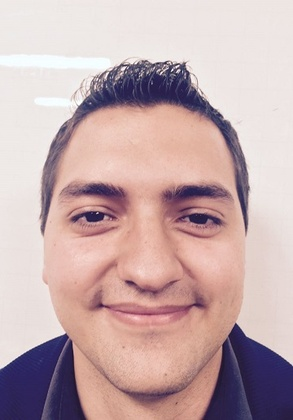
%> input picture Interpolacion/dani.jpg, 293 x 420 px, shrunk from 360 x 516 before the run
$ octave lagrange.m   (GNU Octave 9; MATLAB toolbox functions it lacks are replaced by stand-ins)
%> lines starting %> are read from the running program, lines starting %| are printed output that depends on the picture
clc
clear
fprintf('Intepolaci髇 \n');
fprintf('Polinomio De Lagrange \n\n\n');

image = imread('dani.jpg');
%> image is the input picture: size 420x293x3 uint8; mean R, G, B 197.3, 172.1, 173.2

f_r = image(:,:,1);
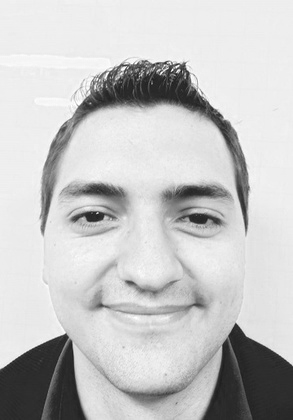
%> f_r: size 420x293 uint8; min 20, max 255, mean 197.3
f_g = image(:,:,2);
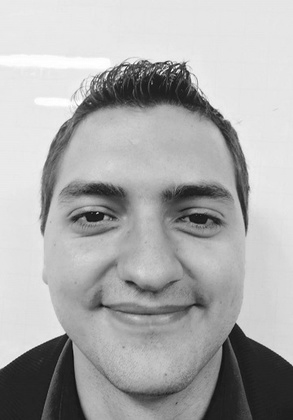
%> f_g: size 420x293 uint8; min 12, max 255, mean 172.1
f_b = image(:,:,3);
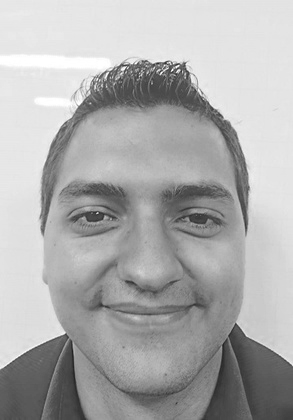
%> f_b: size 420x293 uint8; min 31, max 255, mean 173.2


% [71 lines left out: functions ordenarMatriz, hallarMinimos, hallarS, not called in this run]

[g,h] = size(f_r);
%> g = 420; h = 293

for i=1:g-1
  for j=1:h-1
    if(f_r(i,j) == 100)
       xs1= (f_r(i,j-8:j));
       xs=xs1';

      % f_r(i,j) = hallarS(xs);
       disp(f_r(i,j));
    end
  end


end
%> after the loop, xs = [45; 44; 44; 44; 44; 89; 116; 103; 100]; xs1 = [45 44 44 44 44 89 116 103 100]
disp(xs)
%|    45
%|    44
%|    44
%|    44
%|    44
%|    89
%|   116
%|   103
%|   100
